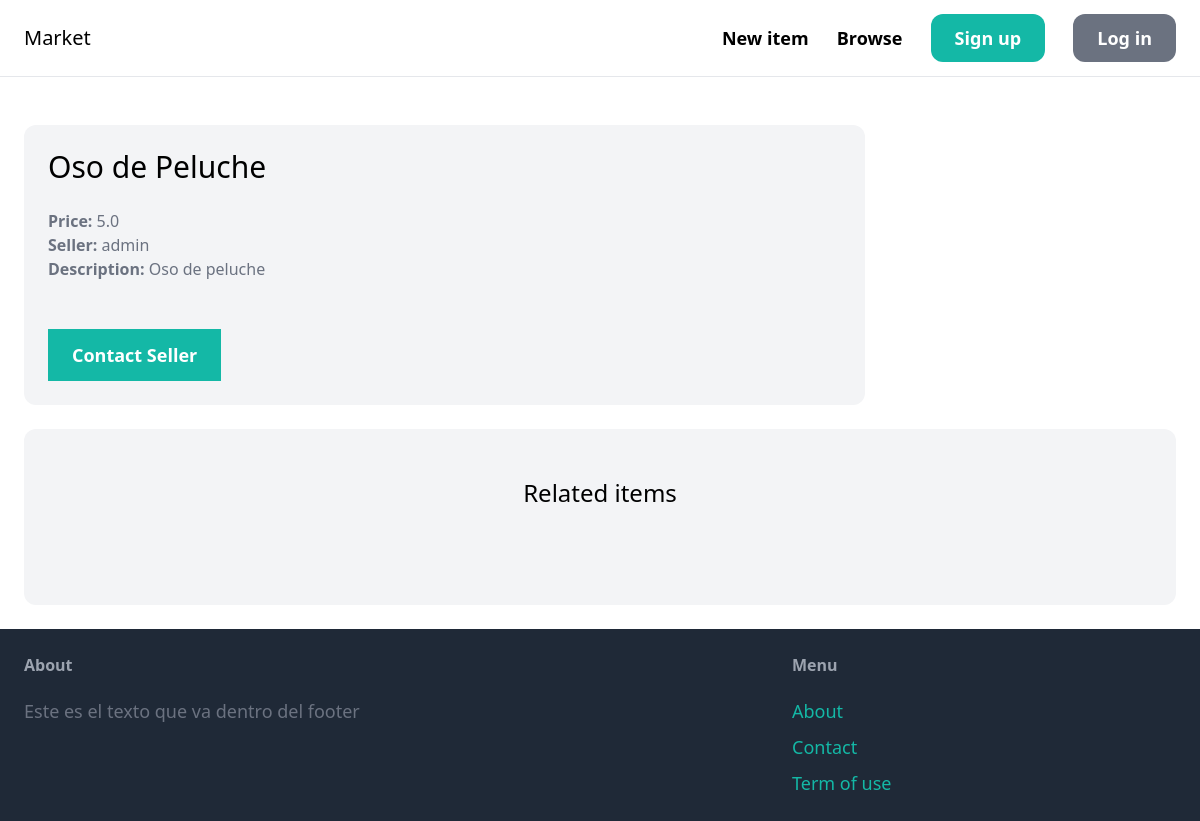
Screenshot of /items/2/ with the database file from the repository.
### item/models.py (models this page shows, shortened)
class Item (models.Model):
    category = models.ForeignKey(Category, related_name='items', on_delete=models.CASCADE)
    name = models.CharField(max_length=255)
    description = models.TextField(blank = True, null =True)
    price = models.FloatField()
    img = models.ImageField(upload_to='item_img', blank=True,null=True)
    is_sold = models.BooleanField(default=False)
    created_at = models.DateTimeField(default=False)
    created_by = models.ForeignKey(User,related_name='items',on_delete = models.CASCADE)

### item/views.py (the view)
# urls.py: path('<int:pk>/', views.detail, name='detail'),
def detail(requets, pk):
    item = get_object_or_404(Item,pk =pk)
    related_items = Item.objects.filter(category=item.category, is_sold=False).exclude(pk=pk)[0:3]
    return render(requets, 'details.html',{
        'item': item,
        'related_items': related_items
    })

### item/templates/details.html (shortened to what this page needs)
{% extends 'base.html' %}
{% block content %}
    <div class="grid grid-clos-5 gap-6">
        <div class="col-span-2 p-6 bg-gray-100 rounded-xl">
            <h1 class="mb-6 text-3xl">{{ item.name }}</h1>
            <p class="text-gray-500"><strong> Price: </strong>{{ item.price }}</p>
            <p class="text-gray-500"><strong> Seller: </strong>{{ item.created_by.username }}</p>
            {% if item.description %}
                <p class="text-gray-500"><strong>Description:</strong> {{item.description}}</p><br>
            {% endif %}
            <a href="#" class="inline-block mt-6 px-6 py-3 text-lg font-semibold bg-teal-500 text-white hover-bg-teal-700">Contact Seller</a>
        </div>
    </div>
    <div class="mt-6 px-6 py-12 bg-gray-100 rounded-xl">
        <h2 class="mb-12 text-2xl text-center">Related items</h2>
    </div>
{% endblock %}

### rows the page displays
Item: name "Oso de Peluche", price "5.0", created_by.username "admin", description "Oso de peluche"
